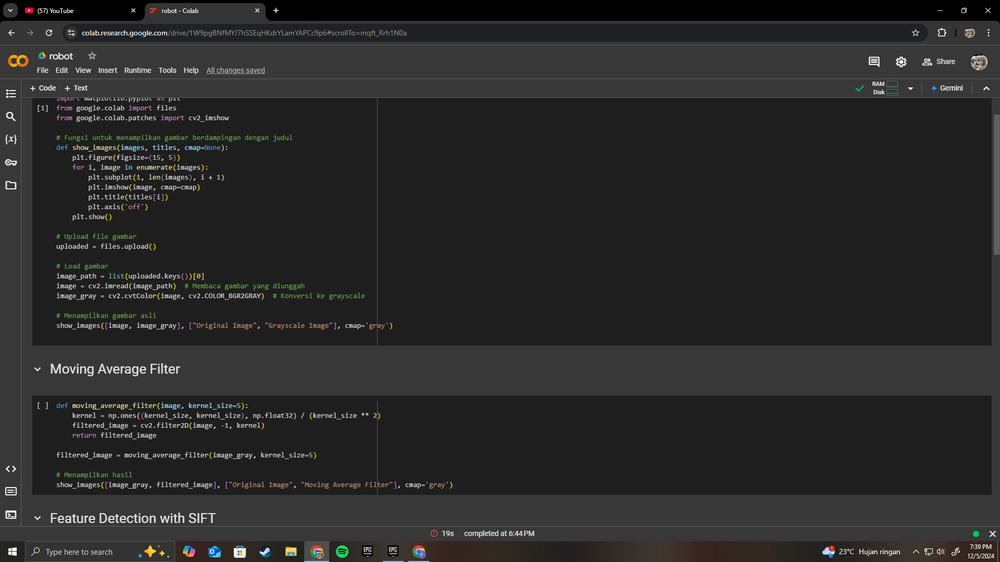
#> input picture Week 10/Proses pengerjaan python.png, 1000 x 562 px, shrunk from 1920 x 1080 before the run, found by its file name
$ jupyter execute 'Simulasi python.ipynb'   (older library calls are emulated)
#> lines starting #> are read from the running program, lines starting #| are printed output that depends on the picture
[cell 1]
# Import library yang diperlukan
import cv2
import numpy as np
import matplotlib.pyplot as plt
from google.colab import files
from google.colab.patches import cv2_imshow

# Fungsi untuk menampilkan gambar berdampingan dengan judul
def show_images(images, titles, cmap=None):
    plt.figure(figsize=(15, 5))
    for i, image in enumerate(images):
        plt.subplot(1, len(images), i + 1)
        plt.imshow(image, cmap=cmap)
        plt.title(titles[i])
        plt.axis('off')
    plt.show()

# Upload file gambar
uploaded = files.upload()
#> the answer given: Proses pengerjaan python.png

# Load gambar
image_path = list(uploaded.keys())[0]
image = cv2.imread(image_path)  # Membaca gambar yang diunggah
#> image is the input picture: shape (562, 1000, 3); mean B, G, R 40.7, 41.2, 41.3
image_gray = cv2.cvtColor(image, cv2.COLOR_BGR2GRAY)  # Konversi ke grayscale

# Menampilkan gambar asli
show_images([image, image_gray], ["Original Image", "Grayscale Image"], cmap='gray')
#> the loop in show_images, `for i, image in enumerate(images):` made 2 passes
#> in show_images, `plt.show()`:
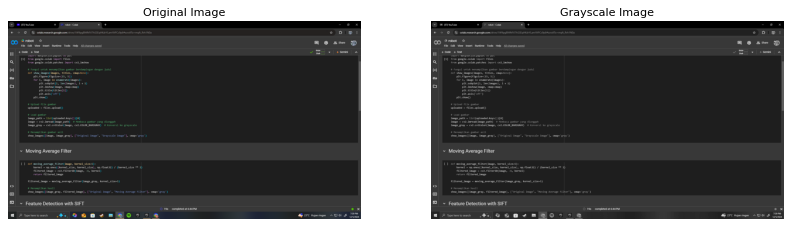
#> figure drawn by matplotlib, 2 panels; B, G, R data is drawn as R, G, B

# Moving Average Filter

[cell 2]
def moving_average_filter(image, kernel_size=5):
#> called with kernel_size = 5
    kernel = np.ones((kernel_size, kernel_size), np.float32) / (kernel_size ** 2)
    filtered_image = cv2.filter2D(image, -1, kernel)
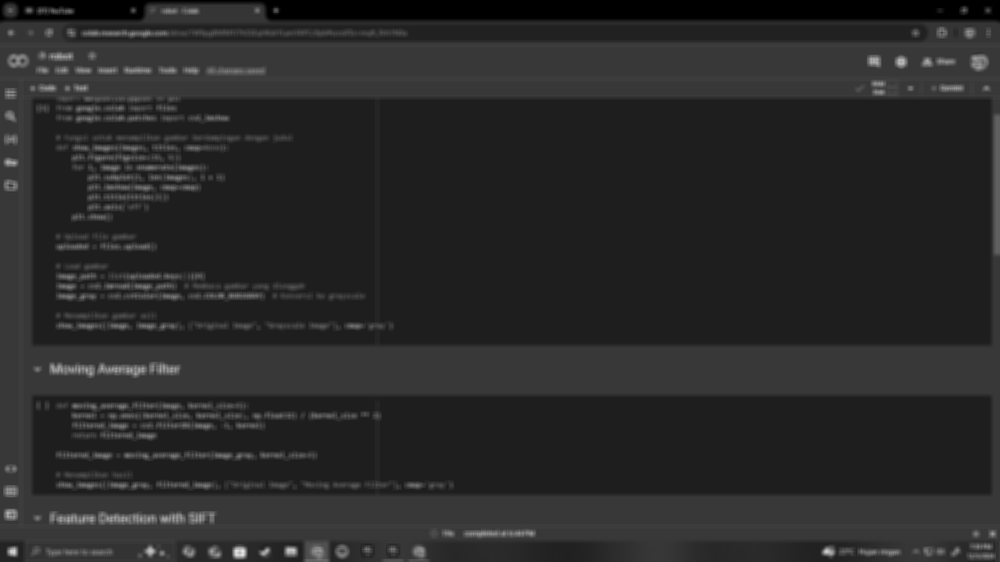
#> filtered_image: shape (562, 1000); min 0, max 228, mean 41.1
    return filtered_image

filtered_image = moving_average_filter(image_gray, kernel_size=5)

# Menampilkan hasil
show_images([image_gray, filtered_image], ["Original Image", "Moving Average Filter"], cmap='gray')
#> the loop in show_images (call 2), `for i, image in enumerate(images):` made 2 passes

Moving Average Filter meratakan intensitas piksel dengan menghitung rata-rata nilai di sekitar jendela kernel, menghasilkan gambar yang lebih halus. Teknik ini efektif untuk mengurangi noise acak namun mengaburkan tepi. Aplikasinya meliputi penghapusan noise pada citra mentah, meskipun kurang cocok untuk gambar yang membutuhkan preservasi detail.

# Feature Detection with SIFT

[cell 3]
sift = cv2.SIFT_create()
keypoints, descriptors = sift.detectAndCompute(image_gray, None)
#> keypoints = 1218 keypoints; strongest (x, y, size): (13, 551, 5.9), (276, 10, 2.3), (9, 553, 2), (15, 549, 2.5)
image_sift = cv2.drawKeypoints(image, keypoints, None, flags=cv2.DRAW_MATCHES_FLAGS_DRAW_RICH_KEYPOINTS)
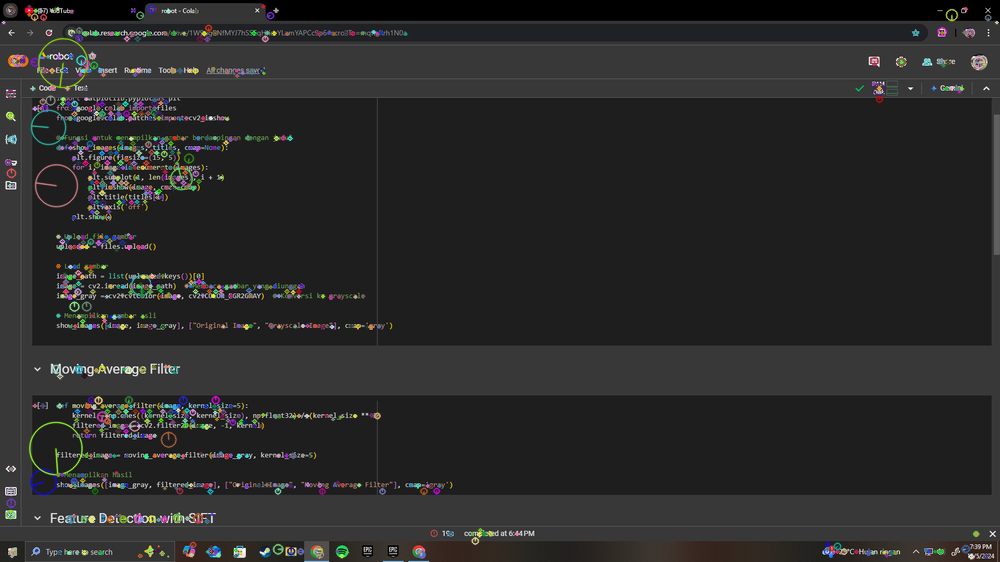
#> image_sift: shape (562, 1000, 3); mean B, G, R 42, 42.5, 42.6

# Menampilkan hasil
plt.imshow(cv2.cvtColor(image_sift, cv2.COLOR_BGR2RGB))
plt.title("Feature Detection with SIFT")
plt.axis('off')
plt.show()

SIFT mendeteksi keypoints pada berbagai skala untuk menangkap fitur penting yang tahan terhadap perubahan skala dan rotasi. Hasilnya menunjukkan titik-titik unik di gambar yang digambarkan dengan lingkaran. Algoritma ini berguna dalam pencocokan gambar, pelacakan objek, dan stitching panorama.

# Representasi Histogram Gambar

[cell 4]
def plot_histogram(image):
    color = ('b', 'g', 'r')
    for i, col in enumerate(color):
        hist = cv2.calcHist([image], [i], None, [256], [0, 256])
        plt.plot(hist, color=col)
        plt.xlim([0, 256])
    plt.title("Color Histogram")
    plt.show()
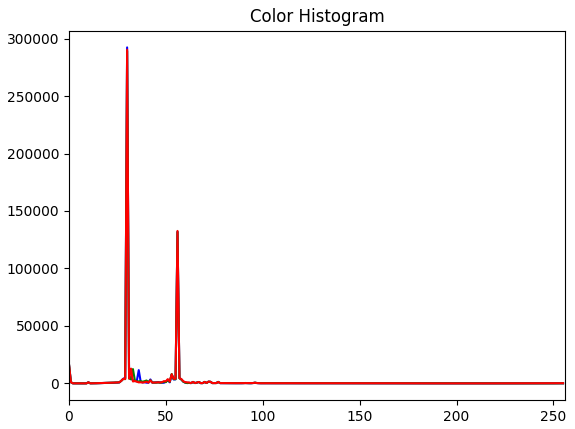
#> figure drawn by matplotlib, 1 panel; curve peaks at x = 30, y = 292307; curve peaks at x = 30, y = 289088; curve peaks at x = 30, y = 290290

plot_histogram(image)

Histogram menggambarkan distribusi intensitas piksel untuk memahami kontras dan kecerahan gambar. Puncak tinggi menunjukkan intensitas dominan. Teknik ini sering digunakan untuk peningkatan kontras dan segmentasi gambar dengan menyesuaikan distribusi intensitas.

# Gaussian Smoothing

[cell 5]
gaussian_blur = cv2.GaussianBlur(image_gray, (5, 5), 0)
show_images([image_gray, gaussian_blur], ["Original Image", "Gaussian Smoothing"], cmap='gray')

Gaussian Smoothing menghaluskan gambar dengan memberi bobot lebih besar pada piksel pusat kernel. Filter ini efektif mengurangi noise sambil mempertahankan struktur utama gambar dibandingkan Moving Average, meskipun tetap mengaburkan detail kecil. Aplikasinya termasuk penghapusan noise Gaussian sebelum analisis lebih lanjut.

# Deteksi Tepi dengan Sobel Filter

[cell 6]
sobelx = cv2.Sobel(image_gray, cv2.CV_64F, 1, 0, ksize=3)
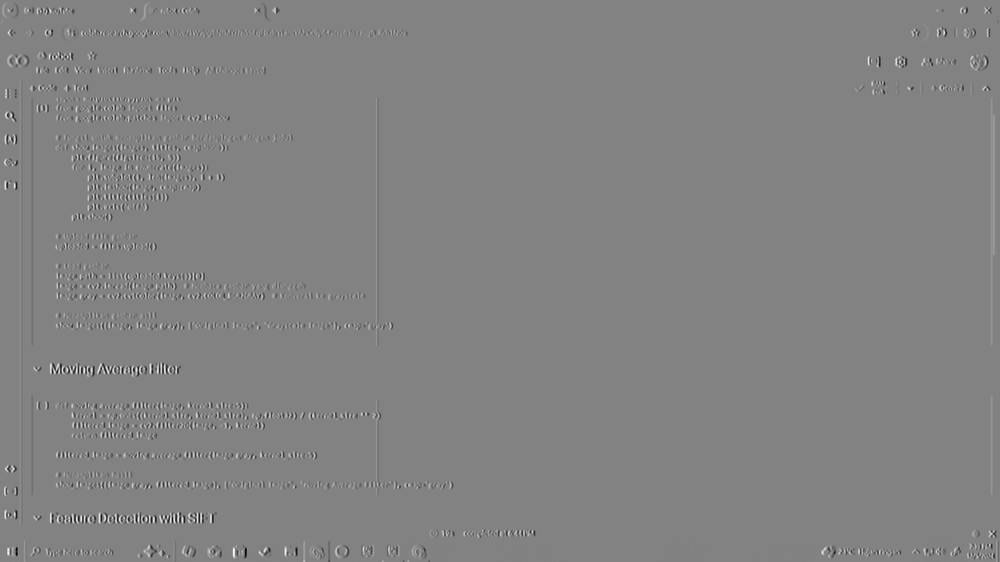
#> sobelx: shape (562, 1000) float64; min -938, max 895, mean 0.1; drawn with min black and max white
sobely = cv2.Sobel(image_gray, cv2.CV_64F, 0, 1, ksize=3)
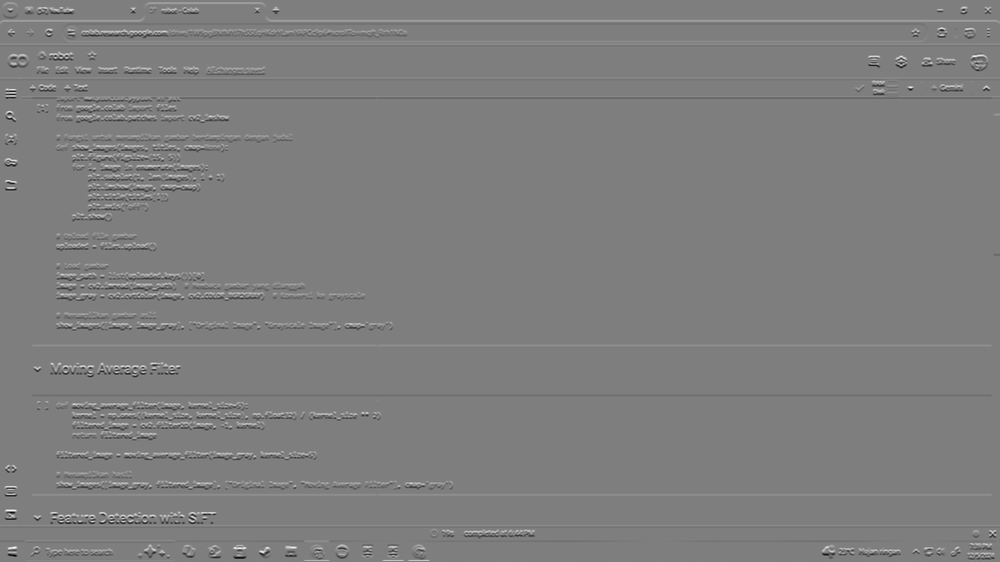
#> sobely: shape (562, 1000) float64; min -924, max 933, mean 0.7; drawn with min black and max white
sobel_combined = cv2.magnitude(sobelx, sobely)
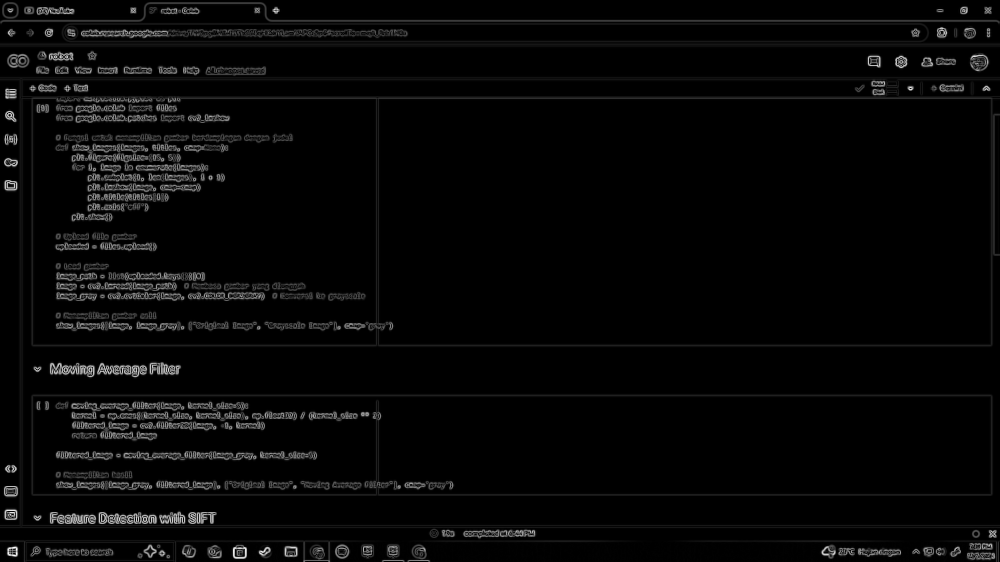
#> sobel_combined: shape (562, 1000) float64; min 0, max 941.1, mean 27.2; drawn with min black and max white
show_images([sobelx, sobely, sobel_combined], ["Sobel X", "Sobel Y", "Sobel Combined"], cmap='gray')

Sobel Filter menghitung perubahan intensitas piksel secara horizontal dan vertikal untuk mendeteksi tepi. Kombinasi gradien menghasilkan peta tepi yang menyoroti batas objek. Filter ini sering digunakan untuk segmentasi gambar dan analisis kontur objek.

# Representasi Fitur dengan HOG

[cell 7]
from skimage.feature import hog
from skimage import color

# Menghitung HOG dan mendapatkan gambar HOG
image_gray_float = image_gray.astype('float') / 255.0  # Konversi ke float
features, hog_image = hog(image_gray_float,
                           pixels_per_cell=(8, 8),
                           cells_per_block=(2, 2),
                           visualize=True,
                           block_norm='L2-Hys')
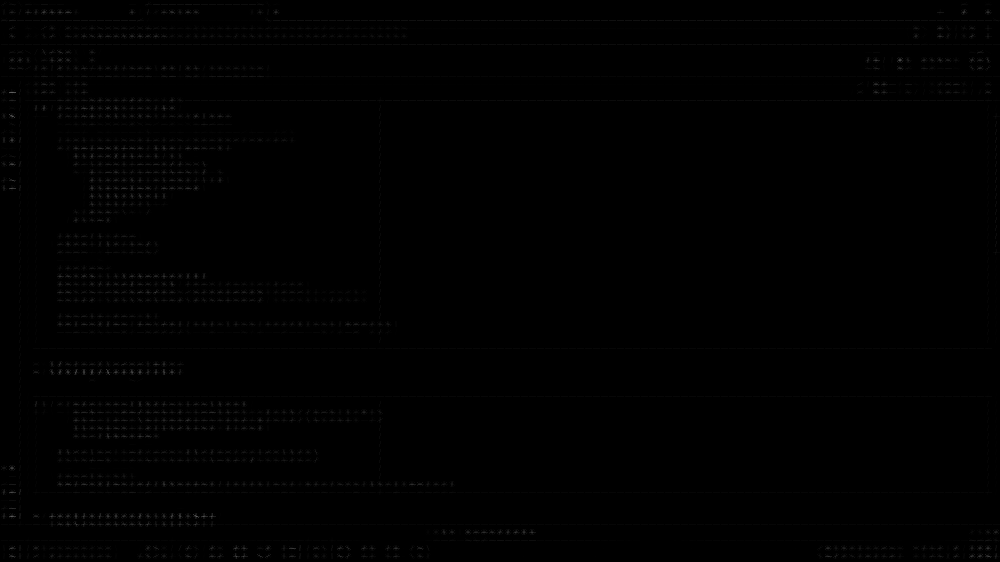
#> hog_image: shape (562, 1000) float64; min 0, max 0.391, mean 0.00301

# Menampilkan gambar asli dan gambar HOG
show_images([image_gray, hog_image], ["Original Image", "HOG Visualization"], cmap='gray')
